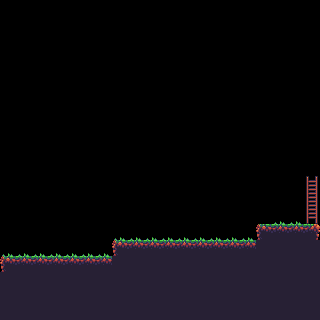

This game map was drawn from its Tiled (.tmx) file and the tilesets committed beside it. A one-line description and the full map source follow:
An orthogonal 20x20 tile map with 16x16 px tiles, 1 tile layer (Tile Layer 1).

<map version="1.0" tiledversion="2017.09.27" orientation="orthogonal" renderorder="right-down" width="20" height="20" tilewidth="16" tileheight="16" infinite="0" nextobjectid="1">
 <tileset firstgid="1" source="GenericForest.tsx" />
 <layer name="Tile Layer 1" width="20" height="20">
  <data encoding="csv">
70,70,70,70,70,70,70,70,70,70,70,70,70,70,70,70,70,70,70,70,
70,70,70,70,70,70,70,70,70,70,70,70,70,70,70,70,70,70,70,70,
70,70,70,70,70,70,70,70,70,70,70,70,70,70,70,70,70,70,70,70,
70,70,70,70,70,70,70,70,70,70,70,70,70,70,70,70,70,70,70,70,
70,70,70,70,70,70,70,70,70,70,70,70,70,70,70,70,70,70,70,70,
70,70,70,70,70,70,70,70,70,70,70,70,70,70,70,70,70,70,70,70,
70,70,70,70,70,70,70,70,70,70,70,70,70,70,70,70,70,70,70,70,
70,70,70,70,70,70,70,70,70,70,70,70,70,70,70,70,70,70,70,70,
70,70,70,70,70,70,70,70,70,70,70,70,70,70,70,70,70,70,70,70,
70,70,70,70,70,70,70,70,70,70,70,70,70,70,70,70,70,70,70,70,
70,70,70,70,70,70,70,70,70,70,70,70,70,70,70,70,70,70,70,70,
70,70,70,70,70,70,70,70,70,70,70,70,70,70,70,70,70,70,70,76,
70,70,70,70,70,70,70,70,70,70,70,70,70,70,70,70,70,70,70,93,
70,70,70,70,70,70,70,70,70,70,70,70,70,70,70,70,70,63,63,110,
70,70,70,70,70,70,70,63,63,63,63,63,63,63,63,63,26,9,9,27,
63,63,63,63,63,63,63,26,9,9,9,9,9,9,9,9,29,29,29,29,
26,9,9,9,9,9,9,29,29,29,29,29,29,29,29,29,29,29,29,29,
29,29,29,29,29,29,29,29,29,29,29,29,29,29,29,29,29,29,29,29,
29,29,29,29,29,29,29,29,29,29,29,29,29,29,29,29,29,29,29,29,
29,29,29,29,29,29,29,29,29,29,29,29,29,29,29,29,29,29,29,29
</data>
 </layer>
</map>